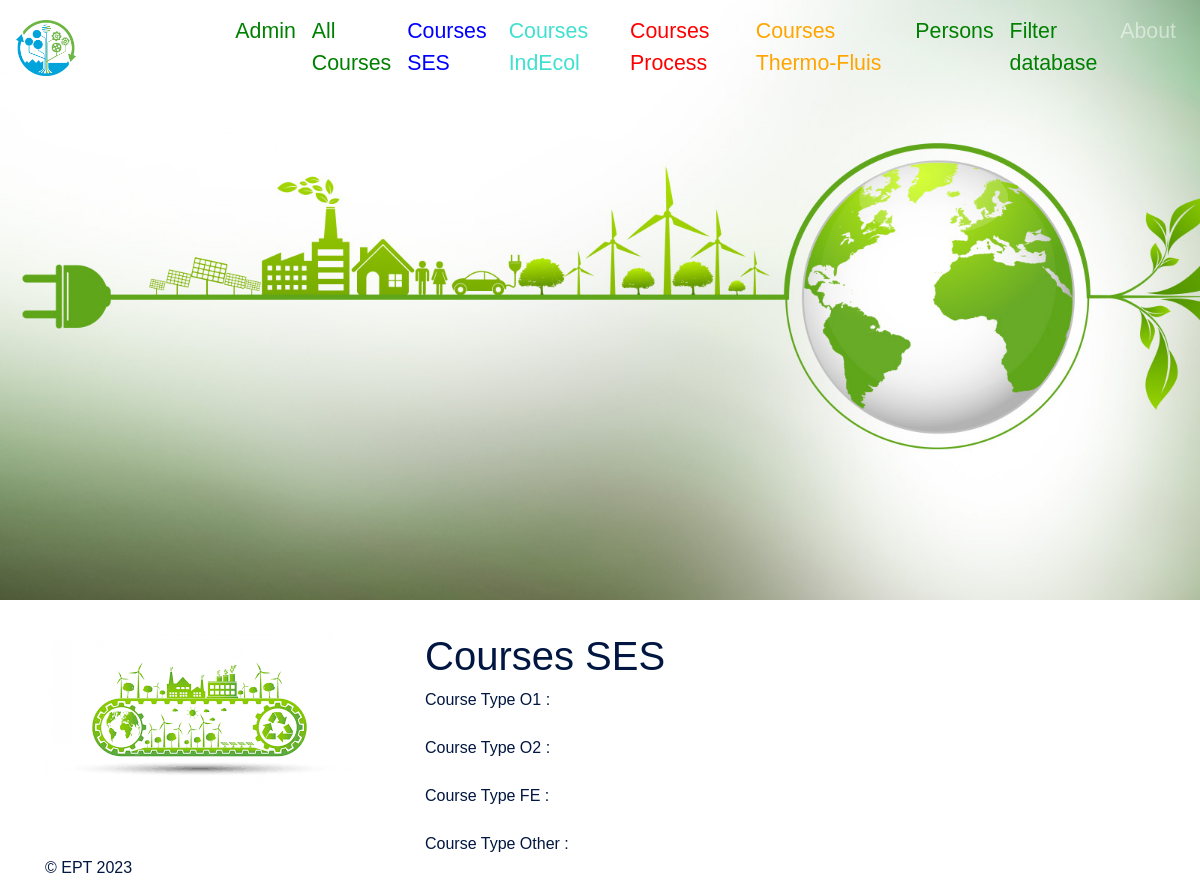
Before: /courses_ses/ with the older database file.
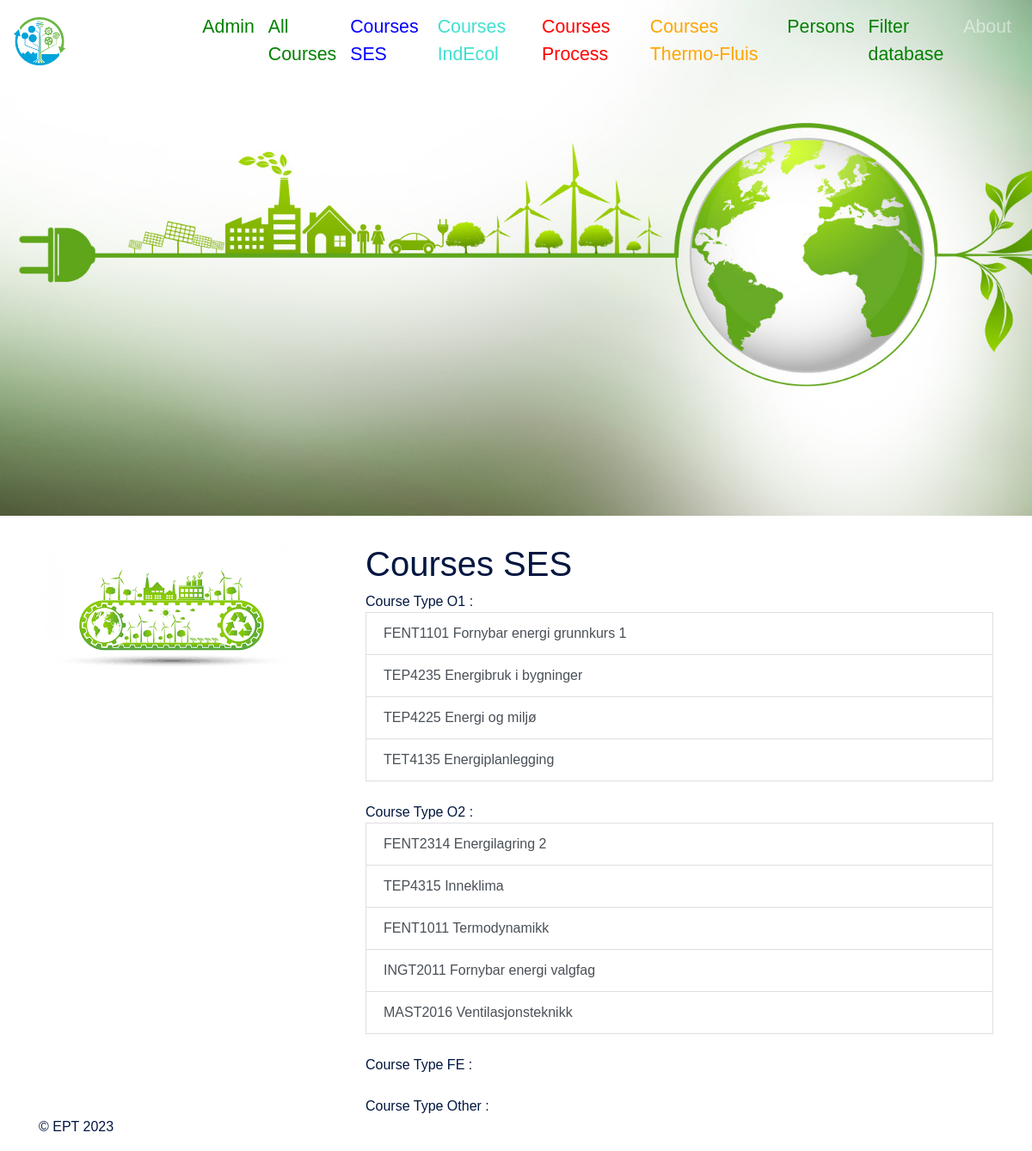
After: the same page with the newer database file.
### app_teaching/models.py (models this page shows)
class Course(models.Model):
    course_id = models.CharField(
        unique=True,
        null=False,
        blank=False,
        max_length=50
    )
    name= models.CharField(
        null=False,
        blank=False,
        max_length=200
    )
    type = models.CharField(choices = course_type_choices,
                            max_length=3,
                            default='-')
    group = models.CharField(choices = course_group_choices,
                            max_length=3,
                            default='-')
    semester = models.CharField(choices = semester_type_choices,
                            max_length=2,
                            default='-')
    studiepoeng = models.CharField(choices = studiepoeng_choices,
                            max_length=4,default='-'
                            )
    nb_student = models.IntegerField(
        null = True,
    )
    nb_vit= models.IntegerField(
        null = True,
    )
    nb_stud_ass= models.IntegerField(
        null = True,
    )
    def __str__(self):
        return self.course_id + ' ' + self.name

### app_teaching/views.py (the view)
# urls.py: path('courses_ses/', views.courses_ses, name = 'courses_ses'),
def courses_ses(request):
    all_courses_ses = models.Course.objects.all()
    return render(request,'courses_ses.html',{'courses_ses': all_courses_ses})

### app_teaching/templates/courses_ses.html (shortened to what this page needs)
{% extends 'base.html' %}
{%block content%}
<h1>Courses SES</h1>
<ul class = "list-group">
Course Type O1 :
<br>
{%for course in courses_ses%}
{%if course.group == 's'%}
{%if course.type == 'O1'%}
    <a class = "list-group-item list-group-item-action" href = " {% url 'course_details' course.id %}">
        {{course}}
    </a>
{%endif%}
{%endif%}
{%endfor%}
<br>
Course Type O2 :
<br>
{%for course in courses_ses%}
{%if course.group == 's'%}
{%if course.type == 'O2'%}
    <a class = "list-group-item list-group-item-action" href = " {% url 'course_details' course.id %}">
        {{course}}
    </a>
{%endif%}
{%endif%}
{%endfor%}
<br>
Course Type FE :
<br>
<br>
Course Type Other :
<br>
</ul>
{%endblock content%}

Changed rows visible on the page:
now on this page (row edited): Course: course+name "FENT1101 Fornybar energi grunnkurs 1", shown under "Courses SES"
now on this page (row edited): Course: course+name "TEP4235 Energibruk i bygninger", shown under "Courses SES"
now on this page (row edited): Course: course+name "TEP4225 Energi og miljø", shown under "Courses SES"
now on this page (row edited): Course: course+name "TET4135 Energiplanlegging", shown under "Courses SES"
now on this page (row edited): Course: course+name "FENT2314 Energilagring 2"
now on this page (row edited): Course: course+name "TEP4315 Inneklima"
now on this page (row edited): Course: course+name "FENT1011 Termodynamikk"
now on this page (row edited): Course: course+name "INGT2011 Fornybar energi valgfag"
now on this page (row edited): Course: course+name "MAST2016 Ventilasjonsteknikk"
